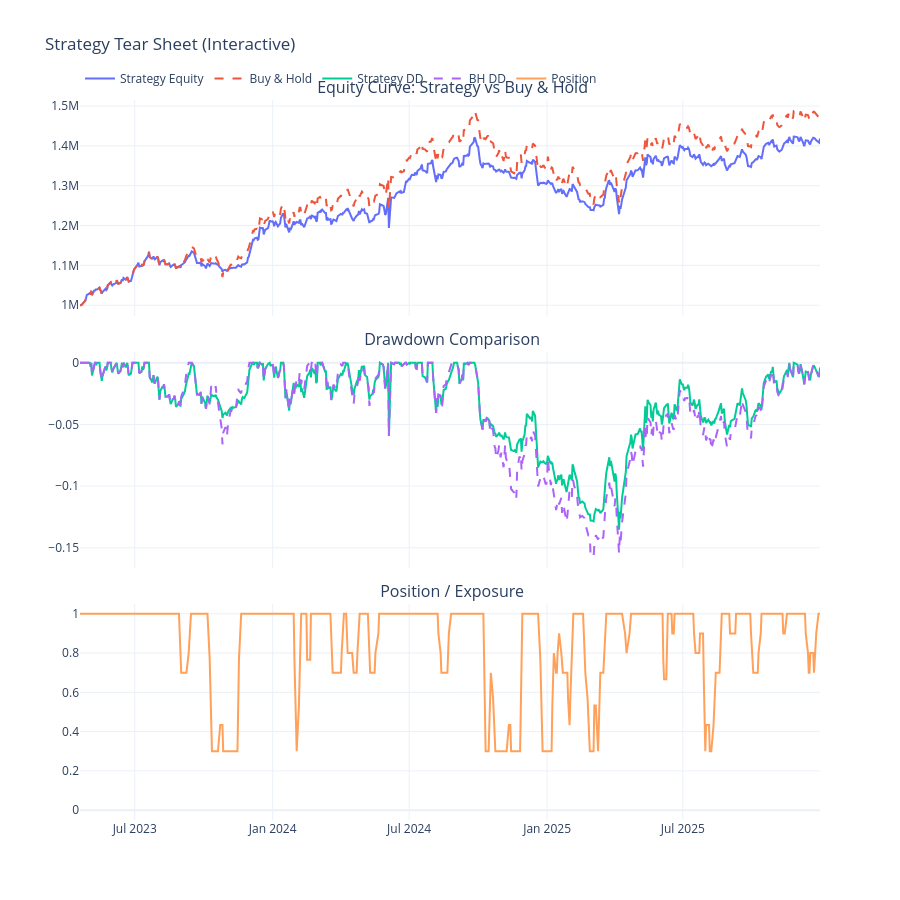

Source (notebook cell):
### Code cell
# ---------------------------------------------------------
# Run tail-hedge (crash protection) strategy
# ---------------------------------------------------------
# Convert regime signals into defensive position sizing
signal_r = two_regime_strategy(signals)

# Backtest tail-hedge strategy with transaction costs
results_tail_hedge = backtest_clean(signal_r)

# Evaluate performance and risk metrics
results1, strat_dd1, bh_dd1 = evaluate_clean(results_tail_hedge)

# Visualize equity curve, drawdowns, and exposure behavior
plot_strategy_results(results_tail_hedge, strat_dd1, bh_dd1)

### Figure 1 — Plotly figure (JSON) as saved in the notebook; plotly's stock layout.template omitted (floating-point values rounded to 4 significant figures; data arrays with more than 128 entries replaced by an {"elided": "..."} marker saying what was removed)
{"data": [{"mode": "lines", "name": "Strategy Equity", "type": "scatter", "x": {"elided": "669 str values"}, "xaxis": "x", "y": {"elided": "669 float values"}, "yaxis": "y"}, {"line": {"dash": "dash"}, "mode": "lines", "name": "Buy & Hold", "type": "scatter", "x": {"elided": "669 str values"}, "xaxis": "x", "y": {"elided": "669 float values"}, "yaxis": "y"}, {"mode": "lines", "name": "Strategy DD", "type": "scatter", "x": {"elided": "669 str values"}, "xaxis": "x2", "y": {"elided": "669 float values"}, "yaxis": "y2"}, {"line": {"dash": "dash"}, "mode": "lines", "name": "BH DD", "type": "scatter", "x": {"elided": "669 str values"}, "xaxis": "x2", "y": {"elided": "669 float values"}, "yaxis": "y2"}, {"mode": "lines", "name": "Position", "type": "scatter", "x": {"elided": "669 str values"}, "xaxis": "x3", "y": {"elided": "669 float values"}, "yaxis": "y3"}], "layout": {"annotations": [{"font": {"size": 16}, "showarrow": false, "text": " Equity Curve: Strategy vs Buy & Hold", "x": 0.5, "xanchor": "center", "xref": "paper", "y": 1, "yanchor": "bottom", "yref": "paper"}, {"font": {"size": 16}, "showarrow": false, "text": " Drawdown Comparison", "x": 0.5, "xanchor": "center", "xref": "paper", "y": 0.65, "yanchor": "bottom", "yref": "paper"}, {"font": {"size": 16}, "showarrow": false, "text": " Position / Exposure", "x": 0.5, "xanchor": "center", "xref": "paper", "y": 0.3, "yanchor": "bottom", "yref": "paper"}], "height": 900, "legend": {"orientation": "h", "y": 1.05}, "title": {"text": " Strategy Tear Sheet (Interactive)"}, "xaxis": {"anchor": "y", "domain": [0, 1], "matches": "x3", "showticklabels": false}, "xaxis2": {"anchor": "y2", "domain": [0, 1], "matches": "x3", "showticklabels": false}, "xaxis3": {"anchor": "y3", "domain": [0, 1]}, "yaxis": {"anchor": "x", "domain": [0.7, 1]}, "yaxis2": {"anchor": "x2", "domain": [0.35, 0.65]}, "yaxis3": {"anchor": "x3", "domain": [0, 0.3], "range": [-0.05, 1.05]}}}
